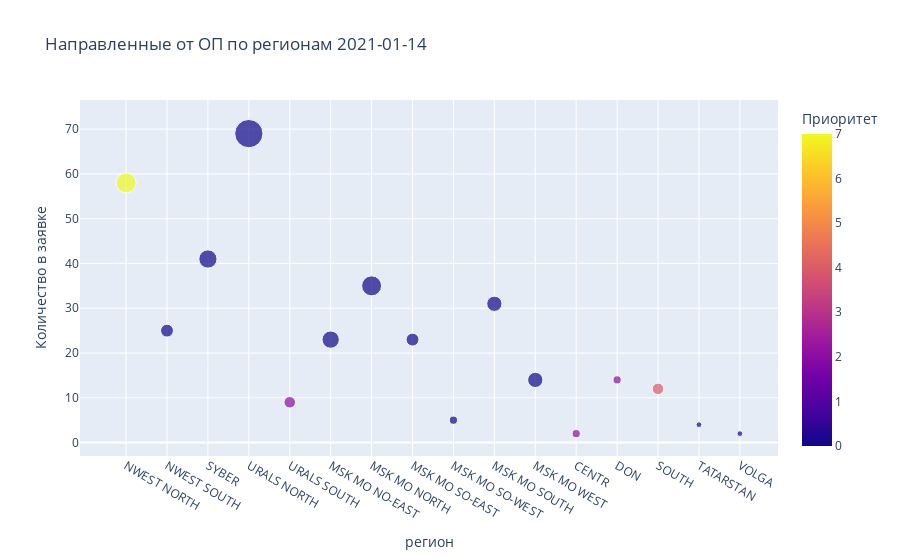

Source (notebook cell):
### Code cell
# Визуализация данных за день
df = px.data.gapminder()

fig = px.scatter(for_day, x="регион", y="Количество в заявке", size="направлено от ОП", color="Приоритет",
                 hover_name='Дивизион', title=f"Направленные от ОП по регионам {day}")
fig.show()

### Figure 1 — Plotly figure (JSON) as saved in the notebook; plotly's stock layout.template omitted (floating-point values rounded to 4 significant figures)
{"data": [{"hovertemplate": "<b>%{hovertext}</b><br><br>регион=%{x}<br>Количество в заявке=%{y}<br>направлено от ОП=%{marker.size}<br>Приоритет=%{marker.color}<extra></extra>", "hovertext": ["Евразия", "Евразия", "Евразия", "Евразия", "Евразия", "ММО", "ММО", "ММО", "ММО", "ММО", "ММО", "Центральная Россия", "Центральная Россия", "Центральная Россия", "Центральная Россия", "Центральная Россия"], "legendgroup": "", "marker": {"color": [7, 0, 0, 0, 2, 0, 0, 0, 0, 0, 0, 2, 2, 4, 0, 0], "coloraxis": "coloraxis", "size": [12, 5, 10, 24, 4, 9, 12, 5, 2, 7, 7, 2, 2, 4, 1, 1], "sizemode": "area", "sizeref": 0.06, "symbol": "circle"}, "mode": "markers", "name": "", "orientation": "v", "showlegend": false, "type": "scatter", "x": ["NWEST NORTH", "NWEST SOUTH", "SYBER", "URALS NORTH", "URALS SOUTH", "MSK MO NO-EAST", "MSK MO NORTH", "MSK MO SO-EAST", "MSK MO SO-WEST", "MSK MO SOUTH", "MSK MO WEST", "CENTR", "DON", "SOUTH", "TATARSTAN", "VOLGA"], "xaxis": "x", "y": [58, 25, 41, 69, 9, 23, 35, 23, 5, 31, 14, 2, 14, 12, 4, 2], "yaxis": "y"}], "layout": {"coloraxis": {"colorbar": {"title": {"text": "Приоритет"}}, "colorscale": [[0, "#0d0887"], [0.1111, "#46039f"], [0.2222, "#7201a8"], [0.3333, "#9c179e"], [0.4444, "#bd3786"], [0.5556, "#d8576b"], [0.6667, "#ed7953"], [0.7778, "#fb9f3a"], [0.8889, "#fdca26"], [1, "#f0f921"]]}, "legend": {"itemsizing": "constant", "tracegroupgap": 0}, "title": {"text": "Направленные от ОП по регионам 2021-01-14"}, "xaxis": {"anchor": "y", "domain": [0, 1], "title": {"text": "регион"}}, "yaxis": {"anchor": "x", "domain": [0, 1], "title": {"text": "Количество в заявке"}}}}
